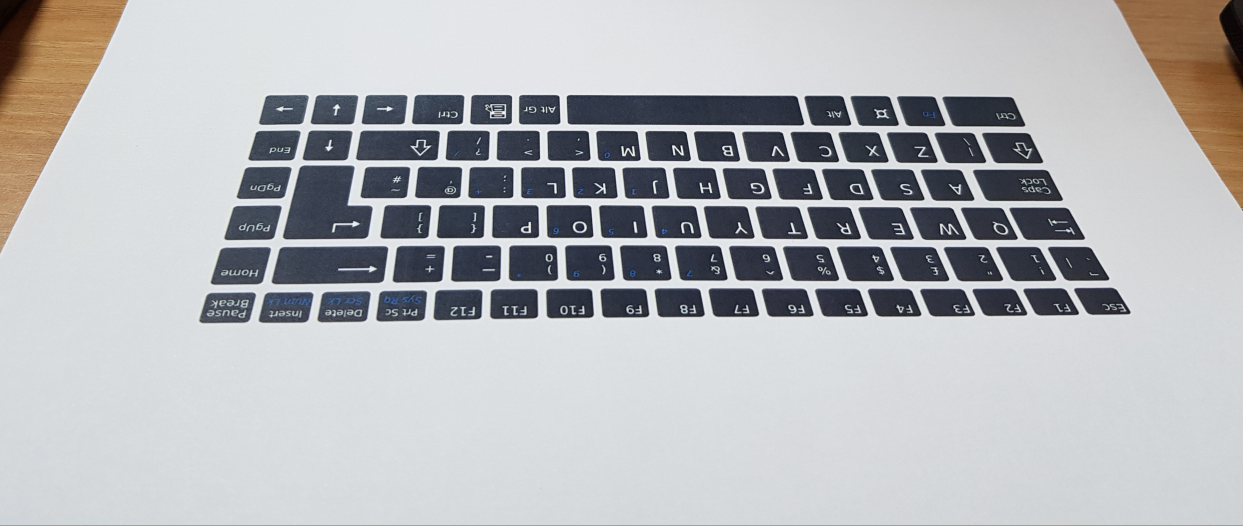
#> input picture preprocessing/keyb.jpg, 3728 x 1577 px, given in place of the camera (shown at 1/3 size)
$ python preprocessingImage.py   (older library calls are emulated)
#> lines starting #> are read from the running program, lines starting #| are printed output that depends on the picture; after the words box and inside, x2 and y2 are one past the last pixel; in counts of white or black regions, pixels touching at a corner belong together
import numpy as np
import cv2
import imutils
import copy
import math

WIDTH = 400
HEIGHT = 300

cap = cv2.VideoCapture(0)

#*********************************************************
#**************************setup**************************
#*********************************************************

while(True):
    #1 - load the image
    ret, image_ori = cap.read()
#> image_ori is the input picture: shape (1577, 3728, 3); mean B, G, R 184.9, 181.8, 180.4

    #2 - Gary
    image_gray = cv2.cvtColor(image_ori,cv2.COLOR_BGR2GRAY)
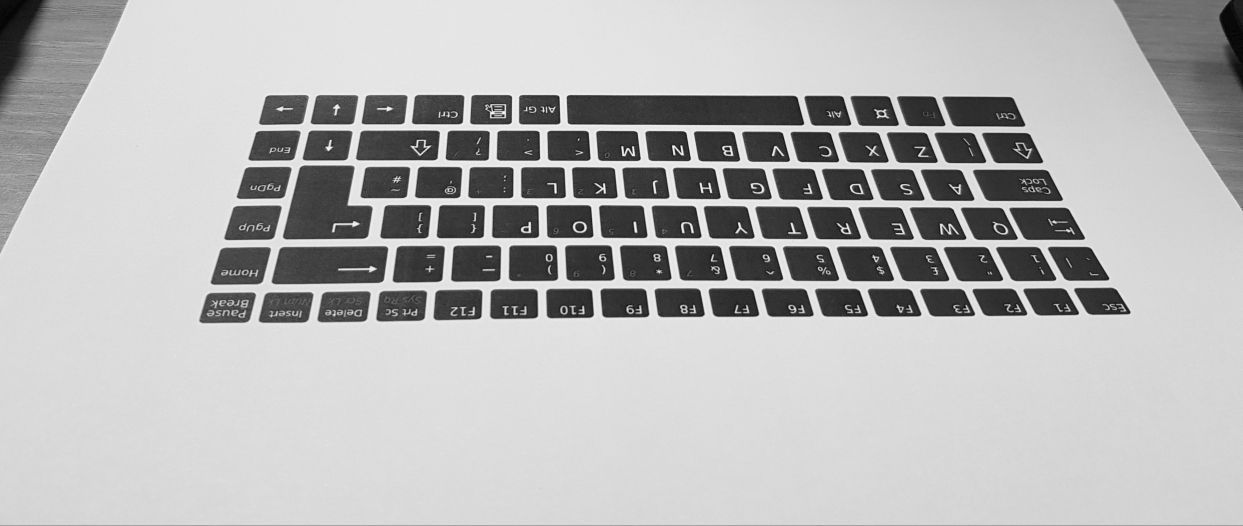
#> image_gray: shape (1577, 3728) (shown at 1/3 size); min 0, max 251, mean 181.7

    #3 - Blur
    image_blur = cv2.medianBlur(image_gray,9)#<<odd numbers only, prefer ~(WIDTH/20)~
    #image_blur = cv2.GaussianBlur(image_gray,(9,9),0)
    #medianBlur를 이용하여 아래에서 컨투어를 구할 때 키보드 자판 하나하나들로 나뉘는 것을 막음
    # TODO: 가우시안 블러는 혹시 쓸 수도 있어서 남겨놓은것 나중에 지울것
    #cv2.imshow("3-blur", image_blur)

    #4 - edge detection (Canny)
    image_edge = cv2.Canny(image_blur, 100, 200, 3)
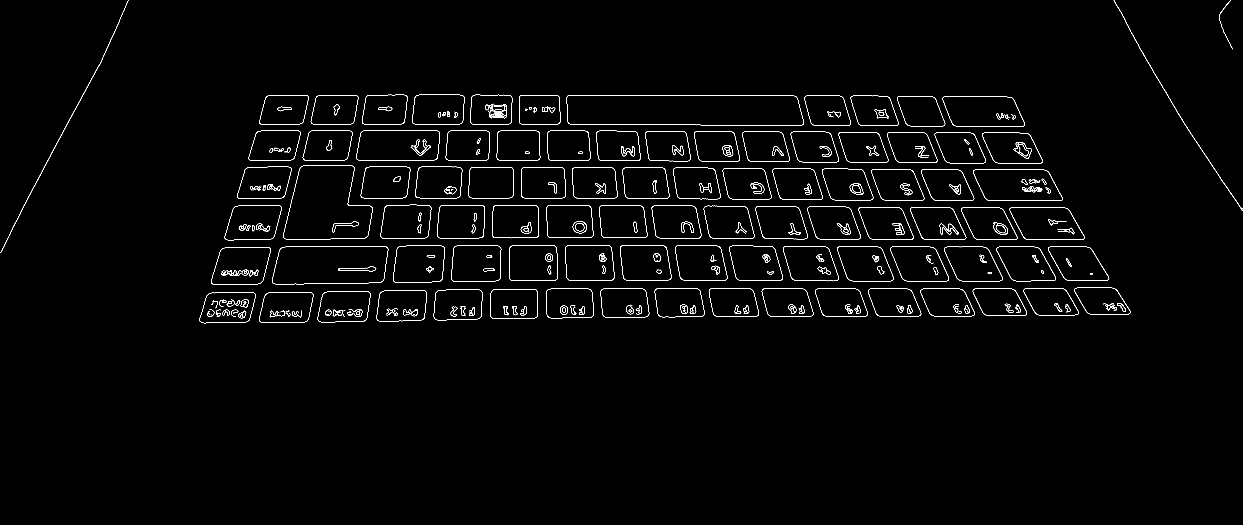
#> image_edge: shape (1577, 3728) (shown at 1/3 size); 1.1% white in thin lines or dots
    #cv2.imshow("4-edge dection", image_edge)

    #5 - Rotate
    image_rotated = imutils.rotate_bound(image_edge, 45)
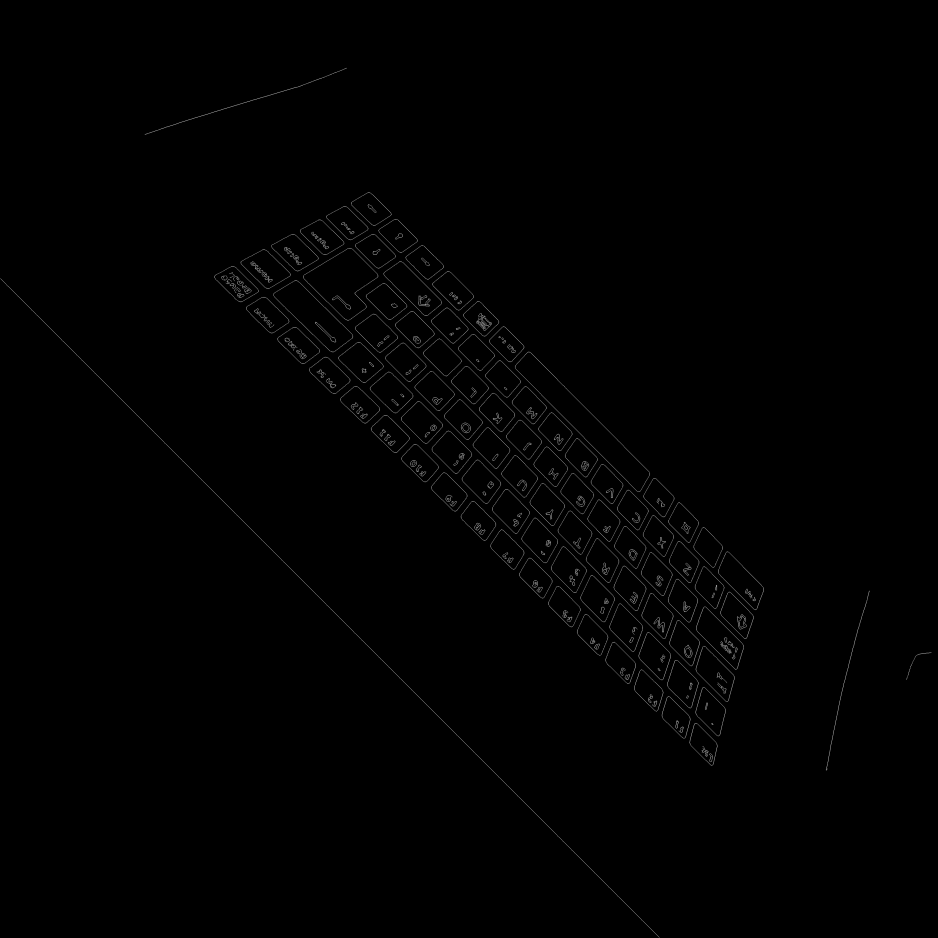
#> image_rotated: shape (3751, 3751) (shown at 1/4 size); min 0, max 255, mean 1.2
    #cv2.imshow("5-Rotate 45 Degrees", image_rotated)

    #6 - find contours, get largest one, get extrime points
    cnts = cv2.findContours(image_rotated, cv2.RETR_EXTERNAL, cv2.CHAIN_APPROX_SIMPLE)
#> cnts = 91 contours; largest, box (x1, y1, x2, y2) and area: (2059, 1406, 2601, 1969) 62872, (1212, 991, 1513, 1282) 45846, (1093, 1121, 1413, 1410) 37000, (1534, 1046, 1769, 1265) 21859, (2784, 2426, 2976, 2679) 21650
    cnts = imutils.grab_contours(cnts)
    c = max(cnts, key=cv2.contourArea)
#> c = contour of 116 points, box (x1, y1, x2, y2) (2059, 1406, 2601, 1969), area 62872
    # determine the most extreme points along the contour
    extLeft = tuple(c[c[:, :, 0].argmin()][0])
#> extLeft = (2059, 1465)
    extRight = tuple(c[c[:, :, 0].argmax()][0])
#> extRight = (2600, 1896)
    extTop = tuple(c[c[:, :, 1].argmin()][0])
#> extTop = (2115, 1406)
    extBot = tuple(c[c[:, :, 1].argmax()][0])
#> extBot = (2553, 1968)

    image_rotated_color = imutils.rotate_bound(image_ori, 45)
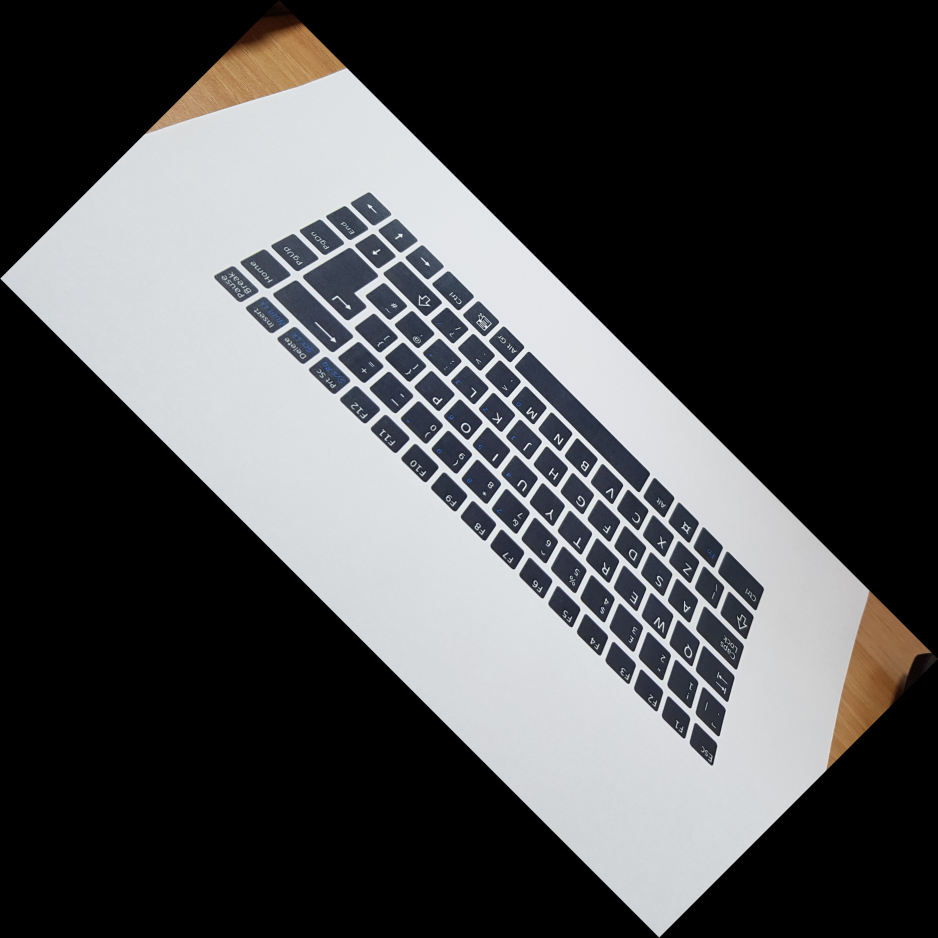
#> image_rotated_color: shape (3751, 3751, 3) (shown at 1/4 size); mean B, G, R 77.2, 76, 75.4
    image_rotated_color2 = image_rotated_color.copy()
    #위의 두개는 바로 아래에서 이미지에 낙서를 해서 하나더만든거임
    #TODO: 아래의 코드는 확인용이므로 지워도됨 그러나 프로젝트 끝날 때 까지는 살림
    # draw the outline of the object, then draw each of the
    cv2.drawContours(image_rotated_color2, [c], -1, (0, 255, 255), 2)
    cv2.circle(image_rotated_color2, extLeft, 6, (0, 0, 255), -1)
    cv2.circle(image_rotated_color2, extRight, 6, (0, 255, 0), -1)
    cv2.circle(image_rotated_color2, extTop, 6, (255, 0, 0), -1)
    cv2.circle(image_rotated_color2, extBot, 6, (255, 255, 0), -1)
    cv2.imshow("6-contour image", image_rotated_color2)


    #7 - affine
    #add extra pixel
    OFFSET = 10
    aextLeft = np.asarray(extLeft)
#> aextLeft = [2059, 1465]
    aextRight = np.asarray(extRight)
#> aextRight = [2600, 1896]
    aextTop = np.asarray(extTop)
#> aextTop = [2115, 1406]
    aextBot = np.asarray(extBot)
#> aextBot = [2553, 1968]
    print(aextLeft)
#| [2059 1465]
    print(aextRight)
#| [2600 1896]
    print(aextTop)
#| [2115 1406]
    print(aextBot)
#| [2553 1968]
    aextLeft += [-OFFSET,0]
#> aextLeft = [2049, 1465]
    aextRight += [OFFSET,0]
#> aextRight = [2610, 1896]
    aextTop += [0,-OFFSET]
#> aextTop = [2115, 1396]
    aextBot += [0,OFFSET]
#> aextBot = [2553, 1978]

    pts1 = np.float32([aextBot,aextLeft,aextRight,aextTop])
#> pts1 = [[2553, 1978], [2049, 1465], [2610, 1896], [2115, 1396]]
    pts2 = np.float32([[0,0],[WIDTH,0],[0,HEIGHT],[WIDTH,HEIGHT]])
    matrix = cv2.getPerspectiveTransform(pts1,pts2)
#> matrix = [[-0.467, -0.325, 1833.8], [2.21, -2.17, -1344.5], [-0.000128, 0.000182, 1]]
    image_affine = cv2.warpPerspective(image_rotated_color,matrix,(WIDTH,HEIGHT))
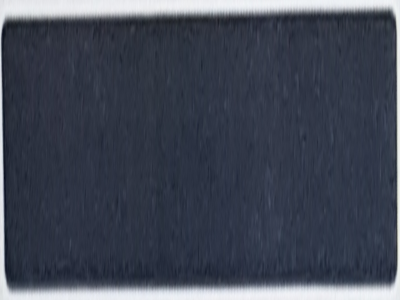
#> image_affine: shape (300, 400, 3); mean B, G, R 85.3, 71.4, 65.5

    cv2.imshow("7-affine ", image_affine)

    # Display the resulting frame
    cv2.imshow("3-blur", image_blur)
    cv2.imshow("4-edge dection", image_edge)
    if cv2.waitKey(1) & 0xFF == ord('q'):
#> (key q is pressed here)
        break
cv2.destroyAllWindows()
#*********************************************************
#**************************loop***************************
#*********************************************************

while(True):
    #1 - load the image
    ret, image_ori = cap.read()

    #2 - Gary
    image_gray = cv2.cvtColor(image_ori,cv2.COLOR_BGR2GRAY)

    #3 - Rotate
    image_rotated_gray = imutils.rotate_bound(image_gray, 45)

    #4 - Affine
    image_affine = cv2.warpPerspective(image_rotated_gray,matrix,(WIDTH,HEIGHT))
#> image_affine: shape (300, 400)

    cv2.imshow("7-affine ", image_affine)

    # Display the resulting frame
    if cv2.waitKey(1) & 0xFF == ord('q'):
#> (key q is pressed here)
        break


#********************************************************************


# parameters
cap_region_x_begin=0.5  # start point/total width
cap_region_y_end=0.8  # start point/total width
threshold = 60  #  BINARY threshold
blurValue = 41  # GaussianBlur parameter
bgSubThreshold = 50
learningRate = 0

# variables
isBgCaptured = 0   # bool, whether the background captured
triggerSwitch = False  # if true, keyborad simulator works

def printThreshold(thr):
    print("! Changed threshold to "+str(thr))


def removeBG(frame):
    fgmask = bgModel.apply(frame,learningRate=learningRate)
    # kernel = cv2.getStructuringElement(cv2.MORPH_ELLIPSE, (3, 3))
    # res = cv2.morphologyEx(fgmask, cv2.MORPH_OPEN, kernel)

    kernel = np.ones((3, 3), np.uint8)
    fgmask = cv2.erode(fgmask, kernel, iterations=1)
    res = cv2.bitwise_and(frame, frame, mask=fgmask)
    return res


def calculateFingers(res,drawing):  # -> finished bool, cnt: finger count
    #  convexity defect
    hull = cv2.convexHull(res, returnPoints=False)
    if len(hull) > 3:
        defects = cv2.convexityDefects(res, hull)
        if type(defects) != type(None):  # avoid crashing.   (BUG not found)

            cnt = 0
            for i in range(defects.shape[0]):  # calculate the angle
                s, e, f, d = defects[i][0]
                start = tuple(res[s][0])
                end = tuple(res[e][0])
                far = tuple(res[f][0])
                a = math.sqrt((end[0] - start[0]) ** 2 + (end[1] - start[1]) ** 2)
                b = math.sqrt((far[0] - start[0]) ** 2 + (far[1] - start[1]) ** 2)
                c = math.sqrt((end[0] - far[0]) ** 2 + (end[1] - far[1]) ** 2)
                angle = math.acos((b ** 2 + c ** 2 - a ** 2) / (2 * b * c))  # cosine theorem
                if angle <= math.pi / 2:  # angle less than 90 degree, treat as fingers
                    cnt += 1
                    cv2.circle(drawing, far, 8, [211, 84, 0], -1)
            return True, cnt
    return False, 0


# Camera
camera = cv2.VideoCapture(0)
camera.set(10,200)
cv2.namedWindow('trackbar')
cv2.createTrackbar('trh1', 'trackbar', threshold, 100, printThreshold)


while camera.isOpened():
    ret, frame = camera.read()
    threshold = cv2.getTrackbarPos('trh1', 'trackbar')
    frame = cv2.bilateralFilter(frame, 5, 50, 100)  # smoothing filter
    frame = cv2.flip(frame, 1)  # flip the frame horizontally
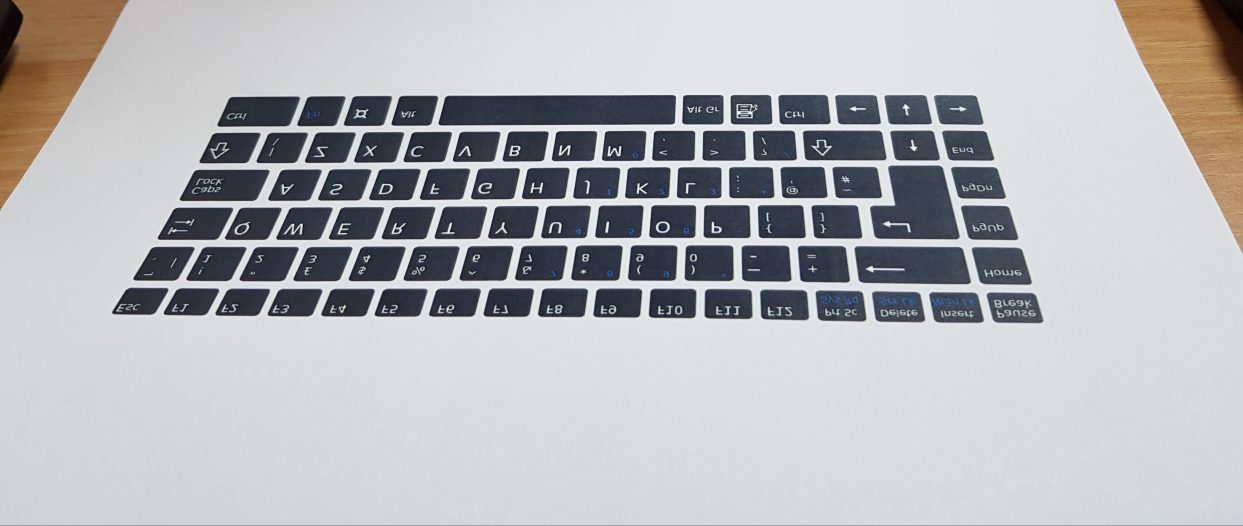
#> frame: shape (1577, 3728, 3) (shown at 1/3 size); mean B, G, R 184.9, 181.8, 180.4
    cv2.rectangle(frame, (int(cap_region_x_begin * frame.shape[1]), 0),
                 (frame.shape[1], int(cap_region_y_end * frame.shape[0])), (255, 0, 0), 2)
    cv2.imshow('original', frame)

    #  Main operation
    if isBgCaptured == 1:  # this part wont run until background captured
        img = removeBG(frame)
        img = img[0:int(cap_region_y_end * frame.shape[0]),
                    int(cap_region_x_begin * frame.shape[1]):frame.shape[1]]  # clip the ROI
        cv2.imshow('mask', img)

        # convert the image into binary image
        gray = cv2.cvtColor(img, cv2.COLOR_BGR2GRAY)
        blur = cv2.GaussianBlur(gray, (blurValue, blurValue), 0)
        cv2.imshow('blur', blur)
        ret, thresh = cv2.threshold(blur, threshold, 255, cv2.THRESH_BINARY)
        cv2.imshow('ori', thresh)


        # get the coutours
        thresh1 = copy.deepcopy(thresh)
        _,contours, hierarchy = cv2.findContours(thresh1, cv2.RETR_TREE, cv2.CHAIN_APPROX_SIMPLE)
        length = len(contours)
        maxArea = -1
        if length > 0:
            for i in range(length):  # find the biggest contour (according to area)
                temp = contours[i]
                area = cv2.contourArea(temp)
                if area > maxArea:
                    maxArea = area
                    ci = i

            res = contours[ci]
            hull = cv2.convexHull(res)
            drawing = np.zeros(img.shape, np.uint8)
            cv2.drawContours(drawing, [res], 0, (0, 255, 0), 2)

            #cv2.drawContours(drawing, [hull], 0, (0, 0, 255), 3)

            isFinishCal,cnt = calculateFingers(res,drawing)
            if triggerSwitch is True:
                if isFinishCal is True and cnt <= 2:
                    print (cnt)
                    #app('System Events').keystroke(' ')  # simulate pressing blank space


        cv2.imshow('output', drawing)

    # Keyboard OP
    k = cv2.waitKey(10)
#> (key q is pressed here)
    if k == 27:  # press ESC to exit
        camera.release()
        cv2.destroyAllWindows()
        break
    elif k == ord('b'):  # press 'b' to capture the background
        bgModel = cv2.createBackgroundSubtractorMOG2(0, bgSubThreshold)
        isBgCaptured = 1
        print( '!!!Background Captured!!!')
    elif k == ord('r'):  # press 'r' to reset the background
        bgModel = None
        triggerSwitch = False
        isBgCaptured = 0
        print ('!!!Reset BackGround!!!')
    elif k == ord('n'):
        triggerSwitch = True
        print ('!!!Trigger On!!!')

#********************************************************************

# When everything done, release the capture
cap.release()
cv2.destroyAllWindows()

$ run again, on preprocessing/t.png
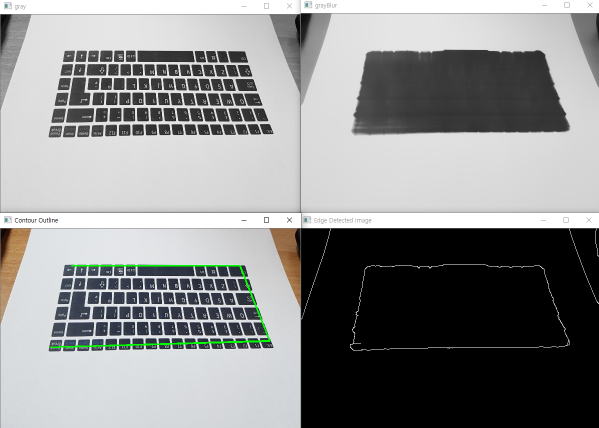
#> input picture preprocessing/t.png, 1198 x 856 px, given in place of the camera (shown at 1/2 size)
#> image_ori is the input picture: shape (856, 1198, 3); mean B, G, R 142, 142.1, 141
#> image_edge: shape (856, 1198); 2.3% white in thin lines or dots
#> cnts = 14 contours; largest, box (x1, y1, x2, y2) and area: (914, 593, 1301, 990) 65602, (179, 466, 576, 876) 60200, (534, 164, 879, 519) 37090, (506, 230, 825, 549) 11134, (481, 250, 812, 574) 9138
#> c = contour of 302 points, box (x1, y1, x2, y2) (914, 593, 1301, 990), area 65602
#> extLeft = (914, 686)
#> extRight = (1300, 842)
#> extTop = (1046, 593)
#> extBot = (1223, 989)
#> `cv2.drawContours(image_rotated_color2, [c], -1, (0, 255, 255), 2)`:
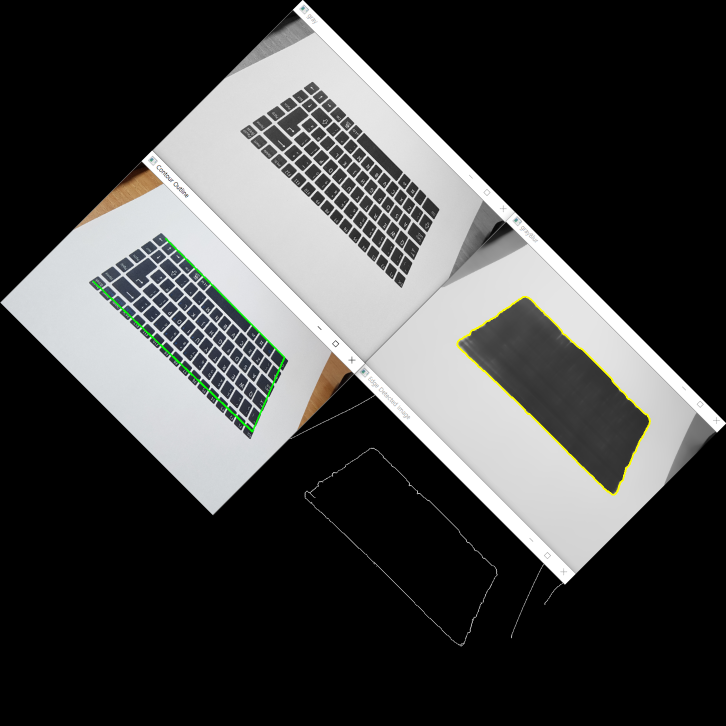
#> image_rotated_color2: shape (1452, 1452, 3) (shown at 1/2 size); mean B, G, R 68.7, 69.3, 68.7
#> `aextLeft = np.asarray(extLeft)`: aextLeft = [914, 686]
#> `aextRight = np.asarray(extRight)`: aextRight = [1300, 842]
#> `aextTop = np.asarray(extTop)`: aextTop = [1046, 593]
#> `aextBot = np.asarray(extBot)`: aextBot = [1223, 989]
#| [914 686]
#| [1300  842]
#| [1046  593]
#| [1223  989]
#> `aextLeft += [-OFFSET,0]`: aextLeft = [904, 686]
#> `aextRight += [OFFSET,0]`: aextRight = [1310, 842]
#> `aextTop += [0,-OFFSET]`: aextTop = [1046, 583]
#> `aextBot += [0,OFFSET]`: aextBot = [1223, 999]
#> pts1 = [[1223, 999], [904, 686], [1310, 842], [1046, 583]]
#> matrix = [[-0.711, -0.394, 1263], [0.88, -0.897, -180.2], [-0.000611, 0.000623, 1]]
#> `cv2.rectangle(frame, (int(cap_region_x_begin * frame.shape[1]), 0), (f..`:
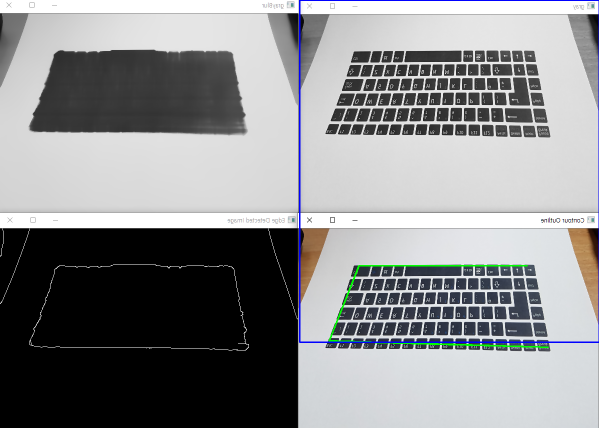
#> frame: shape (856, 1198, 3) (shown at 1/2 size); mean B, G, R 142.5, 141.1, 140.1
